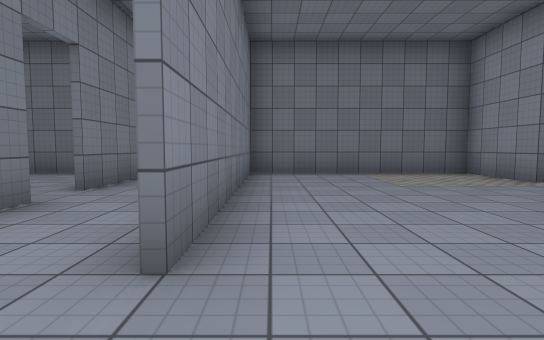
view 1 (above)

16 first-person views from a walk through a 3-D level made in the Unity game engine. The camera is 1.2 m above the floor, tilts 4° down and sees 80° across. The floor is counted in squares, 2 m on a side. Each view is taken from the middle of a square. On the plan, view 1 faces up. The plan holds only what a view shows up to about 10 squares ahead; the rest is blank. The place goes on beyond the plan. The player character is not drawn. Surface patterns are stand-ins for the level's own textures.

view 2
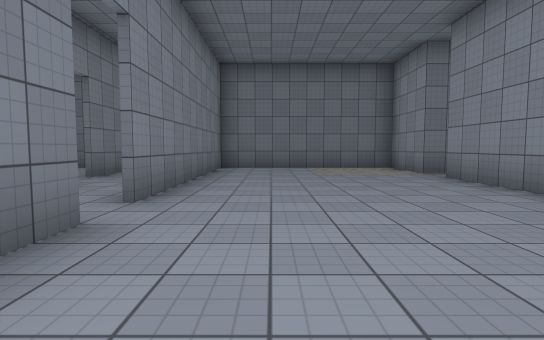

view 3
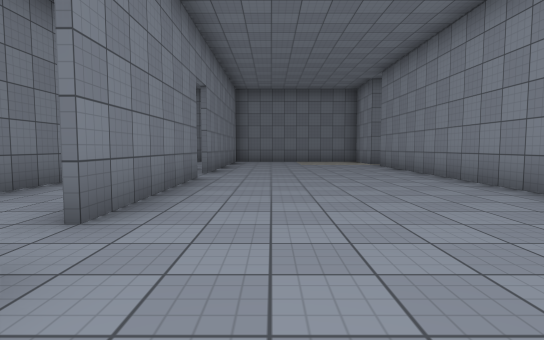

view 4
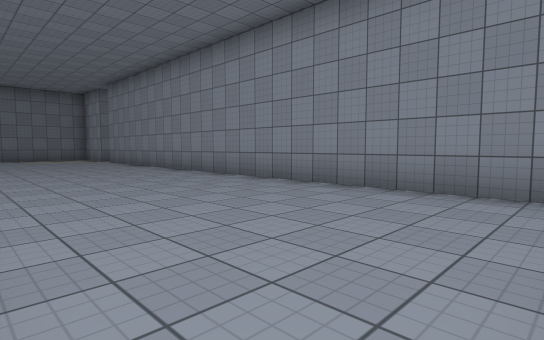

view 5
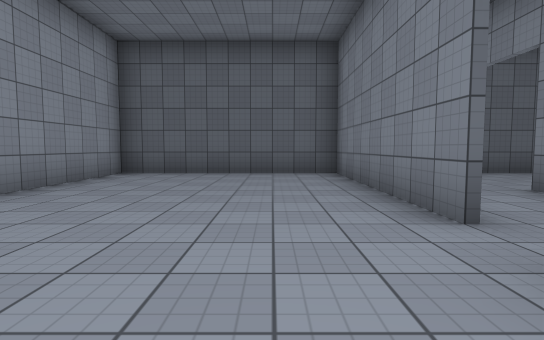

view 6
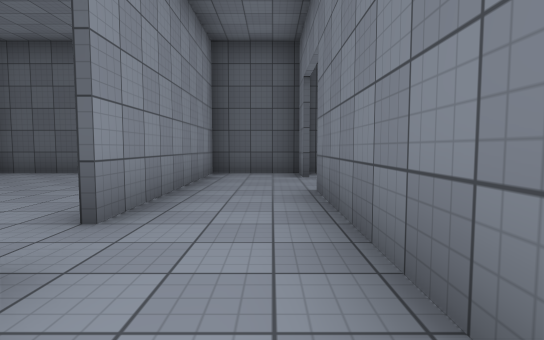

view 7
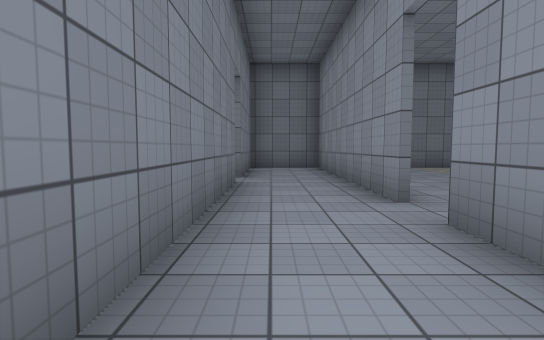

view 8
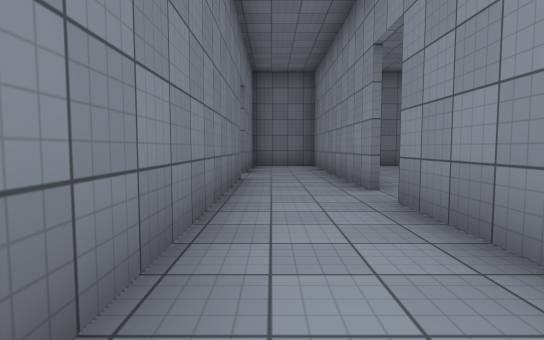

view 9
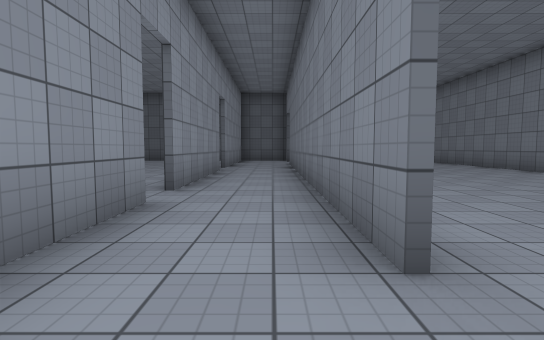

view 10
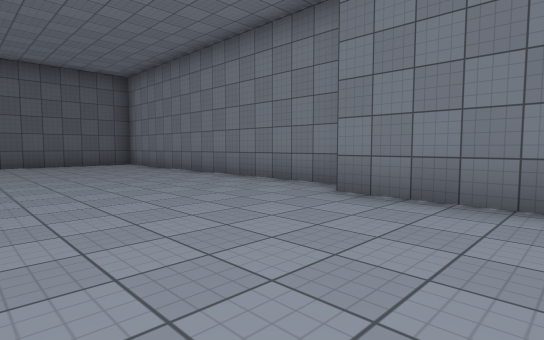

view 11
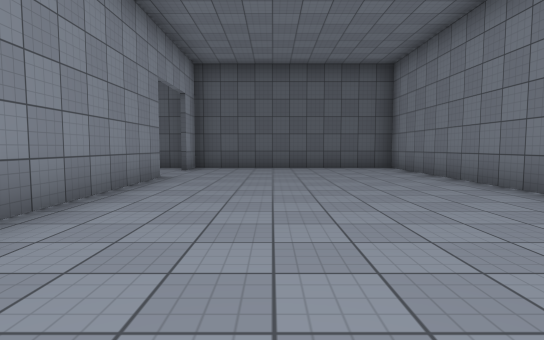

view 12
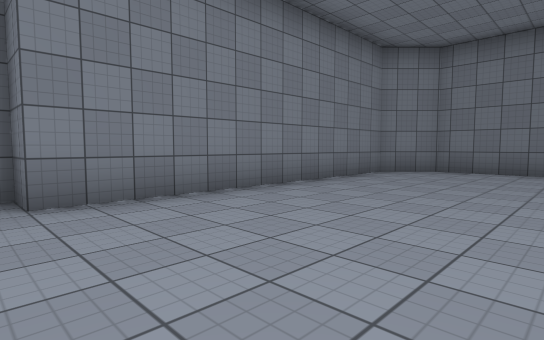

view 13
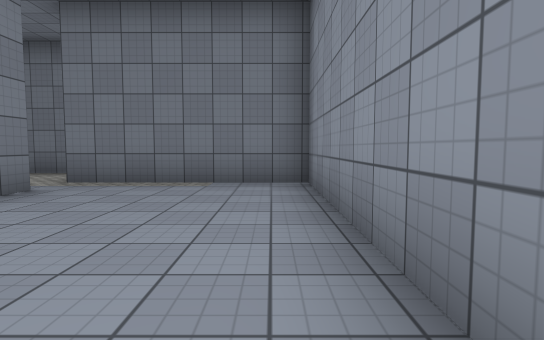

view 14
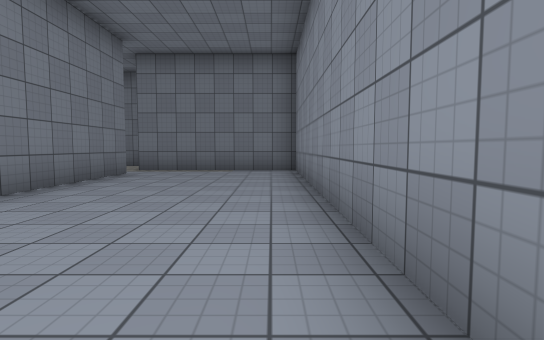

view 15
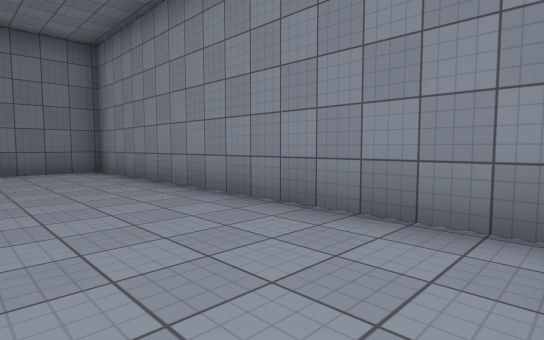

view 16
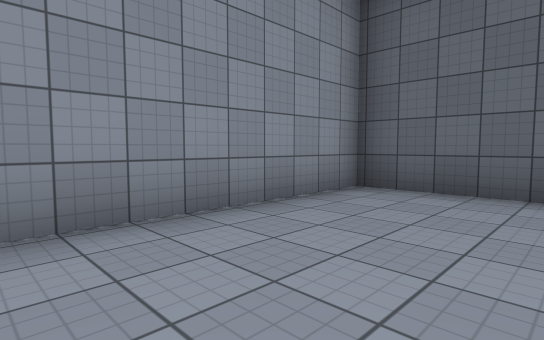

### Floor plan
Points are (right, up) in squares from view 1. A wall is a line through its corners. A room is listed if a view was taken in it or the views show most of it. See-through windows are left out.
Room 1 (views 1, 2, 3, 4, 5)
walls: (-0.5, 0.5) (-0.5, -3.5); (-0.5, -4.5) (-0.5, -9.5) (4.5, -9.5) (4.5, 4.5); (4.5, 5.5) (4.5, 7.5) (-0.5, 7.5) (-0.5, 1.4)
ways out: opening at (-1, -4) to room 2; opening at (-1, 1) to room 2; opening at (5, 5) to room 5
Room 2 (views 6, 7, 8)
walls: (-0.6, -3.5) (-0.6, 0.5); (-2.6, 1.5) (-2.6, -6.5); (-0.6, -6.5) (-0.6, -4.5)
ways out: opening at (-1, -4) to room 1; opening at (-1, 1) to room 1; opening at (-2, 2.5) to room 3; opening at (-2, -5.5) to room 6
Room 3 (view 9)
walls: (-2.6, 3.5) (-2.6, 1.5); (-0.6, 1.5) (-0.6, 7.5) (-2.6, 7.5) (-2.6, 4.5)
ways out: opening at (-2, 2.5) to room 2; opening at (-3, 4) to room 4
Room 4 (views 10, 11, 12)
walls: (-2.8, -6.5) (-2.8, -2.6); (-4.4, 7.5) (-6.7, 7.5) (-7.7, 6.5) (-7.7, -0.5) (-8.5, -0.5) (-8.5, -9.5) (-2.8, -9.5) (-2.8, -8.5)
ways out: opening at (-3, 4) to room 3; opening at (-3, -7.5) to room 6
Room 5 (views 13, 14, 15, 16)
walls: (4.6, 4.5) (4.6, 1); (6.4, -3.5) (8.6, -3.5) (8.6, 5.5) (4.5, 5.5)
ways out: opening at (5, 5) to room 1
Room 6 (no view inside)
walls: (-2.6, -8.5) (-2.6, -9.5) (-0.6, -9.5) (-0.6, -6.5)
ways out: opening at (-2, -5.5) to room 2; opening at (-3, -7.5) to room 4

Positions as (right, up) in squares from view 1, and headings:
1: (0, 0), facing up
2: (1, -2), facing up
3: (1, -6), facing up
4: (0, -9), facing up-right
5: (1, -2), facing down
6: (-2, -2), facing down
7: (-2, -2), facing up
8: (-2, -3), facing up
9: (-2, 5), facing down
10: (-4, 2), facing down-left
11: (-5, 0), facing down
12: (-4, -1), facing up-left
13: (8, 0), facing up
14: (8, -3), facing up
15: (6, -3), facing up-right
16: (6, 1), facing down-right
